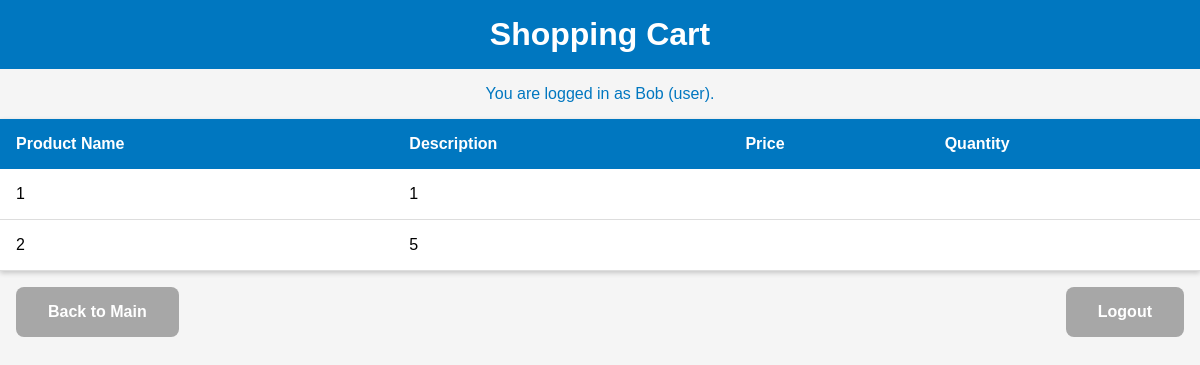
Screenshot of /cart (signed in) with the database file from the repository.
### tables this page shows
CREATE TABLE users
             (username TEXT PRIMARY KEY NOT NULL,
             password TEXT NOT NULL,
             role TEXT NOT NULL);

CREATE TABLE cart
             (username TEXT NOT NULL,
             product_id INTEGER NOT NULL,
             quantity INTEGER NOT NULL,
             PRIMARY KEY (username, product_id),
             FOREIGN KEY (username) REFERENCES users(username),
             FOREIGN KEY (product_id) REFERENCES products(id));

### broken-access-control-demo.py (the view)
@app.route("/cart")
def shopping_cart():
    if 'username' in session:
        username = session['username']
        role = get_user_role(username)
        conn = get_db()
        cursor = conn.cursor()
        cursor.execute("SELECT * FROM cart WHERE username=?", (username,))
        cart_items = cursor.fetchall()
        return render_template("cart.html", cart_items=cart_items, username=username, role=role)
    else:
        return redirect(url_for('login'))

### broken-access-control-demo.py (called while the page is built)
def get_db():
    if 'db' not in g:
        g.db = sqlite3.connect("shopping.db")
    return g.db

def get_user_role(username):
    conn = get_db()
    cursor = conn.cursor()
    cursor.execute("SELECT role FROM users WHERE username = ?", (username,))
    role = cursor.fetchone()[0]
    return role

### templates/cart.html (shortened to what this page needs)
<!DOCTYPE html>
<html>
  <head>
    <link rel="stylesheet" type="text/css" href="{{ url_for('static', filename='styles.css') }}">
  </head>
  <body>
    <header>
      <h1>Shopping Cart</h1>
      {% if username %}
        <p>You are logged in as {{ username }} ({{ role }}).</p>
      {% endif %}
    </header>
    <main>
      <table class="cart-table">
        <thead>
          <tr>
            <th>Product Name</th>
            <th>Description</th>
            <th>Price</th>
            <th>Quantity</th>
          </tr>
        </thead>
        <tbody>
          {% for item in cart_items %}
            <tr>
              <td>{{ item[1] }}</td>
              <td>{{ item[2] }}</td>
              <td>{{ item[3] }}</td>
              <td>{{ item[4] }}</td>
            </tr>
          {% endfor %}
        </tbody>
      </table>
      <div class="cart-buttons">
        <a href="{{ url_for('index') }}" class="cart-button cart-button--secondary">Back to Main</a>
        <a href="{{ url_for('logout') }}" class="cart-button cart-button--secondary">Logout</a>
      </div>
    </main>
  </body>
</html>

### static/styles.css (style rules this page uses)
body { font-family: Arial, sans-serif; margin: 0; padding: 0; background-color: #f5f5f5; }
a { text-decoration: none; }
h1 { font-size: 2rem; margin: 0; padding: 1rem; background-color: #0077c0; color: #fff; text-align: center; }
p { margin: 0; padding: 1rem; background-color: #f5f5f5; color: #0077c0; text-align: center; }
.cart-table { width: 100%; margin: 0; border-collapse: collapse; background-color: #fff; box-shadow: 0 2px 5px rgba(0, 0, 0, 0.2); }
.cart-table th { padding: 1rem; text-align: left; background-color: #0077c0; color: #fff; }
.cart-table td { padding: 1rem; text-align: left; border-bottom: 1px solid #ddd; }
.cart-buttons { display: flex; justify-content: space-between; margin: 1rem; }
.cart-button { display: inline-block; padding: 1rem 2rem; font-size: 1rem; font-weight: bold; border: none; border-radius: 0.5rem; color: #fff; text-align: center; background-color: #0077c0; transition: all 0.2s; cursor: pointer; }
.cart-button--secondary { background-color: #a7a7a7; }

### rows the page displays
users: role "user"
cart: product "1", quantity "1"
cart: product "2", quantity "5"

### other values shown
{{ username }} "Bob"
